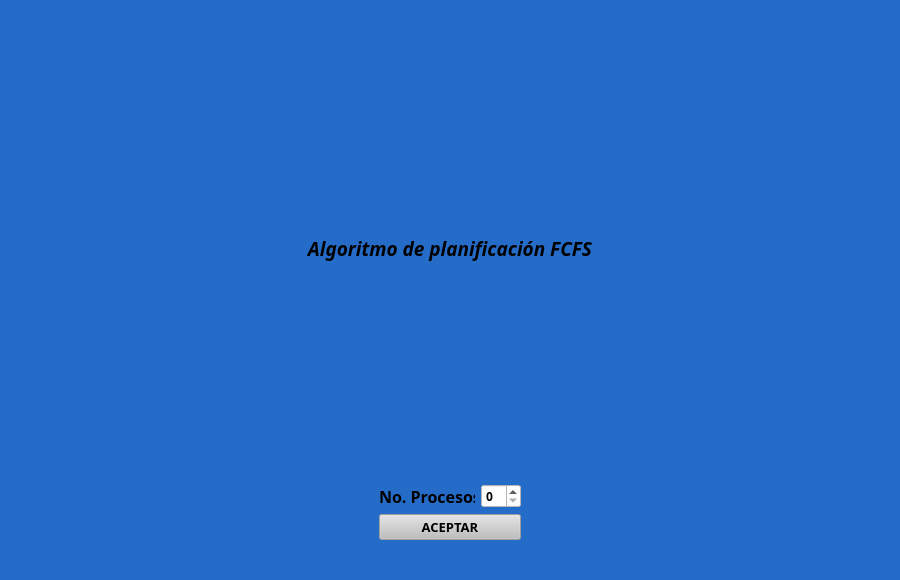
<?xml version="1.0" encoding="UTF-8"?>
<ui version="4.0">
 <class>MainWindow</class>
 <widget class="QMainWindow" name="MainWindow">
  <property name="geometry">
   <rect>
    <x>0</x>
    <y>0</y>
    <width>900</width>
    <height>580</height>
   </rect>
  </property>
  <property name="maximumSize">
   <size>
    <width>2500</width>
    <height>1500</height>
   </size>
  </property>
  <property name="font">
   <font>
    <family>Ubuntu Light</family>
    <pointsize>12</pointsize>
    <bold>false</bold>
   </font>
  </property>
  <property name="windowTitle">
   <string>MainWindow</string>
  </property>
  <property name="styleSheet">
   <string notr="true">background: rgb(37, 108, 200);</string>
  </property>
  <widget class="QWidget" name="centralwidget">
   <layout class="QGridLayout" name="gridLayout_4">
    <item row="0" column="0">
     <widget class="QStackedWidget" name="stackedWidget">
      <property name="enabled">
       <bool>true</bool>
      </property>
      <property name="currentIndex">
       <number>0</number>
      </property>
      <widget class="QWidget" name="capturaProcesos">
       <property name="font">
        <font>
         <family>Ubuntu Light</family>
         <pointsize>12</pointsize>
        </font>
       </property>
       <layout class="QGridLayout" name="gridLayout_3">
        <item row="1" column="0">
         <layout class="QHBoxLayout" name="horizontalLayout_2">
          <item>
           <layout class="QGridLayout" name="gridLayout">
            <item row="2" column="0" colspan="2">
             <widget class="QPushButton" name="processAcountPB">
              <property name="enabled">
               <bool>false</bool>
              </property>
              <property name="font">
               <font>
                <family>Segoe UI Black</family>
                <pointsize>10</pointsize>
                <bold>true</bold>
               </font>
              </property>
              <property name="styleSheet">
               <string notr="true">color: rgb(0, 0, 0);
background-color: rgb(191, 191, 191);</string>
              </property>
              <property name="text">
               <string>ACEPTAR</string>
              </property>
             </widget>
            </item>
            <item row="0" column="1">
             <widget class="QSpinBox" name="processNumberSP">
              <property name="minimumSize">
               <size>
                <width>40</width>
                <height>24</height>
               </size>
              </property>
              <property name="maximumSize">
               <size>
                <width>40</width>
                <height>24</height>
               </size>
              </property>
              <property name="font">
               <font>
                <family>Segoe UI Black</family>
                <bold>true</bold>
               </font>
              </property>
              <property name="styleSheet">
               <string notr="true">background-color: rgb(255, 255, 255);
color: rgb(0, 0, 0);</string>
              </property>
             </widget>
            </item>
            <item row="0" column="0">
             <widget class="QLabel" name="processAcountLB">
              <property name="minimumSize">
               <size>
                <width>96</width>
                <height>24</height>
               </size>
              </property>
              <property name="maximumSize">
               <size>
                <width>96</width>
                <height>24</height>
               </size>
              </property>
              <property name="font">
               <font>
                <family>Segoe UI Semibold</family>
                <pointsize>12</pointsize>
                <bold>true</bold>
               </font>
              </property>
              <property name="text">
               <string>No. Procesos:</string>
              </property>
             </widget>
            </item>
           </layout>
          </item>
         </layout>
        </item>
        <item row="0" column="0">
         <widget class="QLabel" name="programName">
          <property name="maximumSize">
           <size>
            <width>1500</width>
            <height>1500</height>
           </size>
          </property>
          <property name="font">
           <font>
            <family>Tw Cen MT</family>
            <pointsize>14</pointsize>
            <italic>true</italic>
            <bold>true</bold>
           </font>
          </property>
          <property name="styleSheet">
           <string notr="true">background: rgb(37, 108, 200);</string>
          </property>
          <property name="text">
           <string>Algoritmo de planificación FCFS</string>
          </property>
          <property name="alignment">
           <set>Qt::AlignCenter</set>
          </property>
         </widget>
        </item>
       </layout>
      </widget>
      <widget class="QWidget" name="mostrarProcesos">
       <property name="maximumSize">
        <size>
         <width>1270</width>
         <height>720</height>
        </size>
       </property>
       <layout class="QGridLayout" name="gridLayout_8">
        <item row="0" column="0" colspan="2">
         <layout class="QHBoxLayout" name="horizontalLayout_4">
          <item>
           <widget class="QLabel" name="newProcessesLB">
            <property name="maximumSize">
             <size>
              <width>169</width>
              <height>23</height>
             </size>
            </property>
            <property name="font">
             <font>
              <family>Agency FB</family>
              <pointsize>20</pointsize>
              <bold>true</bold>
             </font>
            </property>
            <property name="text">
             <string>NUEVO</string>
            </property>
           </widget>
          </item>
          <item>
           <widget class="QLCDNumber" name="newProcessesLCD">
            <property name="maximumSize">
             <size>
              <width>64</width>
              <height>23</height>
             </size>
            </property>
            <property name="font">
             <font>
              <family>Agency FB</family>
              <pointsize>20</pointsize>
              <bold>true</bold>
             </font>
            </property>
           </widget>
          </item>
         </layout>
        </item>
        <item row="1" column="0" rowspan="2" colspan="2">
         <widget class="QGroupBox" name="readyProcessGB">
          <property name="maximumSize">
           <size>
            <width>255</width>
            <height>430</height>
           </size>
          </property>
          <property name="font">
           <font>
            <family>Agency FB</family>
            <pointsize>17</pointsize>
            <bold>true</bold>
           </font>
          </property>
          <property name="title">
           <string>Listos</string>
          </property>
          <property name="alignment">
           <set>Qt::AlignCenter</set>
          </property>
          <layout class="QGridLayout" name="gridLayout_5">
           <item row="0" column="0">
            <widget class="QTableWidget" name="readyProcessesTB">
             <property name="styleSheet">
              <string notr="true">background-color: white;
color: black;</string>
             </property>
             <property name="editTriggers">
              <set>QAbstractItemView::NoEditTriggers</set>
             </property>
             <attribute name="horizontalHeaderCascadingSectionResizes">
              <bool>false</bool>
             </attribute>
             <attribute name="horizontalHeaderMinimumSectionSize">
              <number>32</number>
             </attribute>
             <attribute name="horizontalHeaderDefaultSectionSize">
              <number>70</number>
             </attribute>
             <attribute name="horizontalHeaderStretchLastSection">
              <bool>true</bool>
             </attribute>
             <attribute name="verticalHeaderVisible">
              <bool>false</bool>
             </attribute>
             <column>
              <property name="text">
               <string>ID</string>
              </property>
             </column>
             <column>
              <property name="text">
               <string>TME</string>
              </property>
             </column>
             <column>
              <property name="text">
               <string>TT</string>
              </property>
             </column>
            </widget>
           </item>
          </layout>
         </widget>
        </item>
        <item row="1" column="2">
         <widget class="QGroupBox" name="processRuningGB">
          <property name="maximumSize">
           <size>
            <width>255</width>
            <height>221</height>
           </size>
          </property>
          <property name="font">
           <font>
            <family>Agency FB</family>
            <pointsize>17</pointsize>
            <bold>true</bold>
           </font>
          </property>
          <property name="title">
           <string>Ejecución</string>
          </property>
          <property name="alignment">
           <set>Qt::AlignCenter</set>
          </property>
          <layout class="QGridLayout" name="gridLayout_6">
           <item row="0" column="0">
            <widget class="QTableWidget" name="processRuningTB">
             <property name="styleSheet">
              <string notr="true">background-color: white;
color: black;
</string>
             </property>
             <property name="editTriggers">
              <set>QAbstractItemView::NoEditTriggers</set>
             </property>
             <attribute name="horizontalHeaderVisible">
              <bool>false</bool>
             </attribute>
             <attribute name="horizontalHeaderCascadingSectionResizes">
              <bool>false</bool>
             </attribute>
             <attribute name="horizontalHeaderStretchLastSection">
              <bool>true</bool>
             </attribute>
             <attribute name="verticalHeaderCascadingSectionResizes">
              <bool>false</bool>
             </attribute>
             <attribute name="verticalHeaderDefaultSectionSize">
              <number>36</number>
             </attribute>
             <attribute name="verticalHeaderStretchLastSection">
              <bool>false</bool>
             </attribute>
             <row>
              <property name="text">
               <string>ID</string>
              </property>
             </row>
             <row>
              <property name="text">
               <string>OPE</string>
              </property>
             </row>
             <row>
              <property name="text">
               <string>TME</string>
              </property>
             </row>
             <row>
              <property name="text">
               <string>TT</string>
              </property>
             </row>
             <row>
              <property name="text">
               <string>TR</string>
              </property>
             </row>
             <column>
              <property name="text">
               <string>New Column</string>
              </property>
             </column>
            </widget>
           </item>
          </layout>
         </widget>
        </item>
        <item row="1" column="3" rowspan="2">
         <widget class="QGroupBox" name="finishedGB">
          <property name="maximumSize">
           <size>
            <width>430</width>
            <height>16777215</height>
           </size>
          </property>
          <property name="font">
           <font>
            <family>Agency FB</family>
            <pointsize>17</pointsize>
            <bold>true</bold>
           </font>
          </property>
          <property name="title">
           <string>Terminado</string>
          </property>
          <property name="alignment">
           <set>Qt::AlignCenter</set>
          </property>
          <layout class="QGridLayout" name="gridLayout_7">
           <item row="0" column="0">
            <widget class="QTableWidget" name="finishedTB">
             <property name="styleSheet">
              <string notr="true">background-color: white;
color: black;</string>
             </property>
             <property name="editTriggers">
              <set>QAbstractItemView::NoEditTriggers</set>
             </property>
             <attribute name="verticalHeaderVisible">
              <bool>false</bool>
             </attribute>
             <column>
              <property name="text">
               <string>ID</string>
              </property>
             </column>
             <column>
              <property name="text">
               <string>OPERACIÓN</string>
              </property>
             </column>
             <column>
              <property name="text">
               <string>RESULTADO</string>
              </property>
             </column>
            </widget>
           </item>
          </layout>
         </widget>
        </item>
        <item row="2" column="2">
         <widget class="QGroupBox" name="blockGB">
          <property name="minimumSize">
           <size>
            <width>250</width>
            <height>160</height>
           </size>
          </property>
          <property name="maximumSize">
           <size>
            <width>250</width>
            <height>160</height>
           </size>
          </property>
          <property name="font">
           <font>
            <family>Agency FB</family>
            <pointsize>17</pointsize>
            <italic>false</italic>
            <bold>true</bold>
           </font>
          </property>
          <property name="title">
           <string>Bloqueado</string>
          </property>
          <property name="alignment">
           <set>Qt::AlignCenter</set>
          </property>
          <layout class="QGridLayout" name="gridLayout_2">
           <item row="0" column="0">
            <widget class="QTableWidget" name="blockTB">
             <property name="styleSheet">
              <string notr="true">background-color: white;
color: black;</string>
             </property>
             <property name="editTriggers">
              <set>QAbstractItemView::NoEditTriggers</set>
             </property>
             <attribute name="horizontalHeaderStretchLastSection">
              <bool>true</bool>
             </attribute>
             <attribute name="verticalHeaderVisible">
              <bool>false</bool>
             </attribute>
             <column>
              <property name="text">
               <string>ID</string>
              </property>
             </column>
             <column>
              <property name="text">
               <string>TTB</string>
              </property>
             </column>
            </widget>
           </item>
          </layout>
         </widget>
        </item>
        <item row="3" column="0">
         <layout class="QHBoxLayout" name="horizontalLayout_3">
          <item>
           <widget class="QLabel" name="globalCountLB">
            <property name="font">
             <font>
              <family>Agency FB</family>
              <pointsize>20</pointsize>
              <bold>true</bold>
             </font>
            </property>
            <property name="text">
             <string>RELOJ</string>
            </property>
           </widget>
          </item>
         </layout>
        </item>
        <item row="0" column="2" colspan="2">
         <widget class="QLabel" name="titleLB">
          <property name="font">
           <font>
            <family>Verdana</family>
            <pointsize>15</pointsize>
            <bold>true</bold>
           </font>
          </property>
          <property name="text">
           <string>DIAGRAMA DE 5 ESTADOS</string>
          </property>
          <property name="alignment">
           <set>Qt::AlignCenter</set>
          </property>
         </widget>
        </item>
        <item row="3" column="2">
         <widget class="QPushButton" name="startRunPB">
          <property name="font">
           <font>
            <family>Agency FB</family>
            <pointsize>18</pointsize>
            <bold>true</bold>
           </font>
          </property>
          <property name="styleSheet">
           <string notr="true">color: black;
background-color: white;</string>
          </property>
          <property name="text">
           <string>Comenzar</string>
          </property>
         </widget>
        </item>
        <item row="3" column="1">
         <widget class="QLCDNumber" name="globalCountLCD"/>
        </item>
       </layout>
      </widget>
      <widget class="QWidget" name="mostrarTiempos">
       <layout class="QGridLayout" name="gridLayout_10">
        <item row="0" column="0">
         <widget class="QGroupBox" name="timesProcessesGB">
          <property name="font">
           <font>
            <family>Agency FB</family>
            <pointsize>20</pointsize>
            <bold>true</bold>
           </font>
          </property>
          <property name="title">
           <string>TIEMPOS DE LOS PROCESOS</string>
          </property>
          <property name="alignment">
           <set>Qt::AlignCenter</set>
          </property>
          <layout class="QGridLayout" name="gridLayout_9">
           <item row="0" column="0">
            <widget class="QTableWidget" name="timesProcessesTB">
             <property name="font">
              <font>
               <family>Ubuntu</family>
               <pointsize>10</pointsize>
               <bold>true</bold>
              </font>
             </property>
             <property name="styleSheet">
              <string notr="true">background-color: white;
color: black;
alternate-background-color: #606060;
selection-background-color:#282828;
</string>
             </property>
             <property name="editTriggers">
              <set>QAbstractItemView::NoEditTriggers</set>
             </property>
             <column>
              <property name="text">
               <string>ID</string>
              </property>
             </column>
             <column>
              <property name="text">
               <string>Operacion</string>
              </property>
             </column>
             <column>
              <property name="text">
               <string>Resultado</string>
              </property>
             </column>
             <column>
              <property name="text">
               <string>T. Estimado</string>
              </property>
             </column>
             <column>
              <property name="text">
               <string>T. Llegada</string>
              </property>
             </column>
             <column>
              <property name="text">
               <string>T. Finalizacion</string>
              </property>
             </column>
             <column>
              <property name="text">
               <string>T. Retorno</string>
              </property>
             </column>
             <column>
              <property name="text">
               <string>T. Respuesta</string>
              </property>
             </column>
             <column>
              <property name="text">
               <string>T. Espera</string>
              </property>
             </column>
             <column>
              <property name="text">
               <string>T. Servicio</string>
              </property>
             </column>
            </widget>
           </item>
          </layout>
         </widget>
        </item>
       </layout>
      </widget>
     </widget>
    </item>
   </layout>
  </widget>
  <widget class="QMenuBar" name="menubar">
   <property name="geometry">
    <rect>
     <x>0</x>
     <y>0</y>
     <width>900</width>
     <height>22</height>
    </rect>
   </property>
  </widget>
  <widget class="QStatusBar" name="statusbar"/>
 </widget>
 <resources/>
 <connections/>
</ui>
